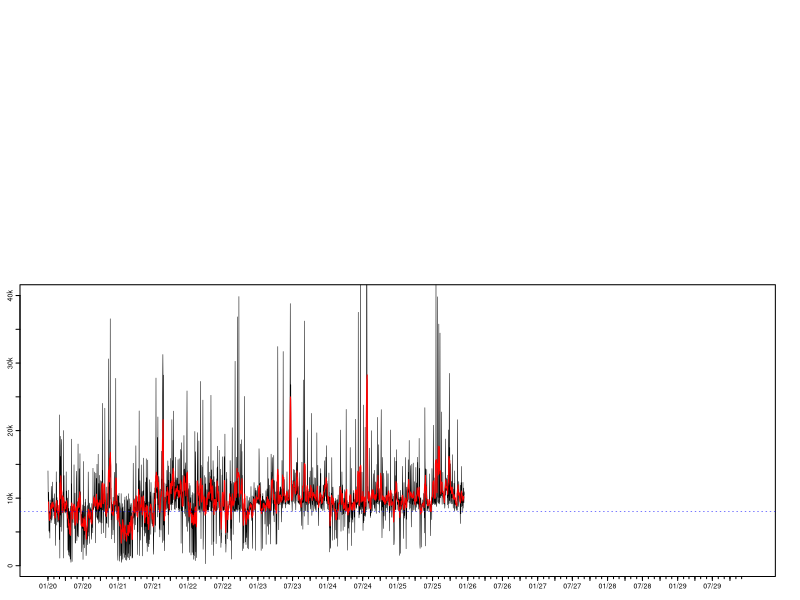

Source code (R): (Note: this script raises an error after producing the figure.)
##### Load libraries and initialise data ------------------------------------------------------------------

# Load libraries
library(tidyverse)
library(zoo)
library(grid)
library(gridBase)

# Load in step data
data <- read.csv("Data/StepData.csv")

# Format date objects
names(data)[1] <- "Year"
data <- mutate(data, Date = as.Date(paste(Month, Day, Year, sep = "/"), "%m/%d/%Y"))





##### Plot distribution of daily step counts --------------------------------------------------------------

# Function to generate histogram
hPlot <- function(){
  par(lwd = 0.5)
  histColours <-  c(colorRampPalette(c("red4", "red"), 0.5)(8), 
                    colorRampPalette(c("green", "green4"))(8), rep("green4", 24))
  h <- hist(data$Steps, breaks = seq(0, 40000, by = 1000), plot = FALSE)
  h$density <- h$counts/sum(h$counts)*100
  plot(h, freq = FALSE, xlab = "", xaxt = "n",
       ylab = "", yaxt = "n", col = histColours, main = "", ylim = c(0, 30))
  axis(side = 1, at = seq(0, 40000, by = 5000), labels = c("0", "", "10k", "", "20k", "", "30k", "", "40k"))
  axis(side = 2, at = seq(0, 30, by = 5), labels = c("0%", "", "10%", "", "20%", "", "30%"),
       mgp = c(0, 0.17, 0))
  abline(v = 8000, col = "blue", lty = 3, lwd = 0.5)
  box(lwd = 1)}






##### Plot moving average and daily counts ----------------------------------------------------------------

# Function to generate time series plot
tPlot <- function(){
  plot(data$Date, data$Steps, type = "l", ylim = c(0, 40000), xlab = "", xaxt = "n",
       ylab = "", yaxt = "n", lwd = 0.5)
  axis.Date(1, at = seq(min(data$Date), max(data$Date), by = "3 mon"), format = "%m/%y")
  axis.Date(1, at = seq(min(data$Date), max(data$Date), by = "1 mon"), labels = FALSE, tcl = -0.11)
  axis(side = 2, at = seq(0, 40000, by = 5000), labels = c("0", "", "10k", "", "20k", "", "30k", "", "40k"),
       mgp = c(0, 0.17, 0))
  lines(data$Date, rollmean(data$Steps, 7, fill = list(NA, NULL, NA)), col = "red", lwd = 1)
  abline(h = 8000, col = "blue", lty = 3, lwd = 0.5)}





##### Get overall step count stats ------------------------------------------------------------------------

# Get longest goal streak
goalStreak <- rle(data$Steps >= 8000)
goalStreak <- max(goalStreak$lengths[goalStreak$values == TRUE])

# Calculate total steps, total distance, and average daily steps
# Also calculate rate that goal is met; include longest goal streak
stepStats <- c(sum(data$Steps),
               round(sum(data$Steps)*0.427/1000, 0),
               round(mean(data$Steps), 2),
               round(length(data$Steps[data$Steps >= 8000])/nrow(data)*100, 2),
               goalStreak)





##### Combine plots into a single canvas ------------------------------------------------------------------

# Prepare graphics device
tiff(filename = "StepData.tif", width = 3304, height = 2272, units = "px", res = 800, compression = "lzw")

# Create blank page
grid.newpage()
plot.new()

# Set grid layout and activate it
gly <- grid.layout(800, 1200)
pushViewport(viewport(layout = gly))

# Plot step count time series
pushViewport(vp = viewport(layout.pos.row = 370:790, layout.pos.col = 1:1175))
par(fig = gridFIG(), mar = c(0.8, 1, 0.4, 0.4), cex.axis = 0.42, tcl = -0.2, mgp = c(0, -0.2, 0))
par(new = TRUE)
tPlot()
popViewport()

# Plot step count histogram
pushViewport(vp = viewport(layout.pos.row = 15:350, layout.pos.col = 1:700))
par(fig = gridFIG(), mar = c(0.3, 1, 0.4, 0.4), cex.axis = 0.42, tcl = -0.2, mgp = c(0, -0.2, 0))
par(new = TRUE)
hPlot()
popViewport()

# Create figure labels
grid.text(label = c("Daily Step Count", "(Distribution)", "Daily Step Count", "(Time Series)"),
          x = c(0.549, 0.549, 0.061, 0.061), y = c(0.932, 0.915, 0.488, 0.471),
          hjust = c(1, 1, 0, 0), gp = gpar(cex = 0.3))
popViewport()

# Create legend (top)
grid.text(label = c("Above Goal", "Below Goal"),
          x = rep(0.486, 2), y = c(0.882, 0.865),
          hjust = 0, gp = gpar(cex = 0.3))
grid.rect(x = rep(0.476, 2), y = c(0.882, 0.865),
          width = rep(0.008, 2), height = rep(0.010, 2),
          gp = gpar(col = c("green", "red"), fill = c("green", "red")))

# Create legend (bottom)
grid.text(label = c("Daily Count", "7-Day Average", "Daily Goal"),
          x = rep(0.085, 3), y = c(0.440, 0.423, 0.408),
          hjust = 0, gp = gpar(cex = 0.3))
grid.segments(x0 = rep(0.061, 3), y0 = c(0.443, 0.426, 0.411),
              x1 = rep(0.081, 3), y1 = c(0.443, 0.426, 0.411),
              gp = gpar(col = c("black", "red", "blue"), lty = c(1, 1, 3), lwd = 0.5))

# Summary stats
grid.text(label = c(paste0(stepStats[1]), "Total Steps",
                    paste0(stepStats[2], " km"), "Total Distance",
                    paste0(stepStats[3]), "Average Daily Steps",
                    paste0(stepStats[4], "%"), "Goal Success Rate",
                    paste0(stepStats[5], " days"), "Longest Goal Streak"),
          x = rep(c(0.610, 0.700), 5), y = rep(seq(0.946, 0.597, length.out = 5), each = 2),
          hjust = 0, gp = gpar(cex = 0.5, col = rep(c("blue", "black"), 5)))

# Deactivate grid layout; finalise graphics save
popViewport()
dev.off()
